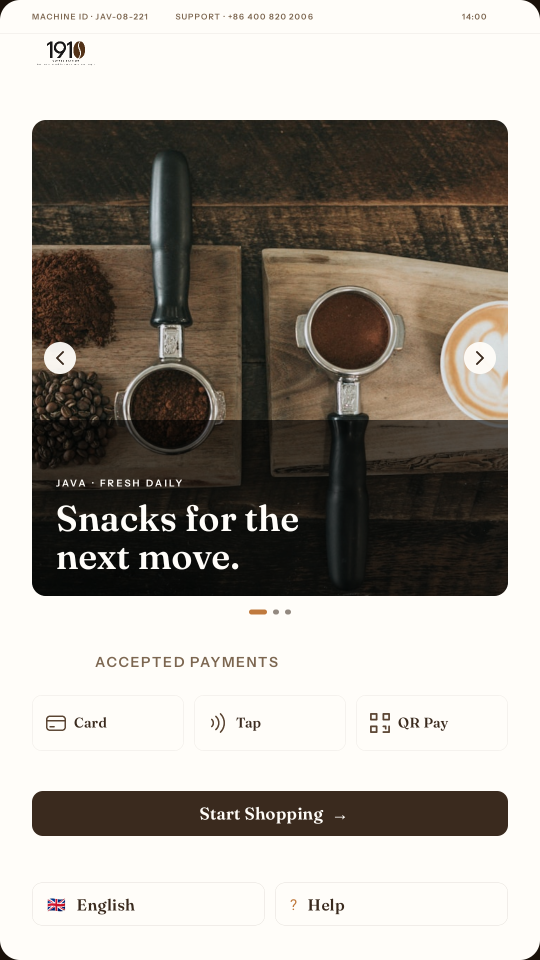
#> input picture compose/preview/01-home-emulator.png, 1080 x 1920 px, given in place of kiosk_logo.png, which was not available (shown at 1/2 size)
$ python render_preview.py
#> lines starting #> are read from the running program, lines starting #| are printed output that depends on the picture; after the words box and inside, x2 and y2 are one past the last pixel; in counts of white or black regions, pixels touching at a corner belong together
#!/usr/bin/env python3
"""Static design render of the Compose 05-custom screen (NOT an HTML simulation).

    python3 tools/render_preview.py

This draws the exact same 1080x1920 artboard spec used by CustomScreen.kt so
the layout can be eyeballed without an Android device. The real deliverable is
the Compose source; this PNG is only a geometry reference.
"""
from __future__ import annotations

from pathlib import Path
import sys

from PIL import Image, ImageDraw, ImageFont

HERE = Path(__file__).resolve().parents[1]
RES = HERE / "app/src/main/res"
D = RES / "drawable-nodpi"
F = RES / "font"
PRODUCT_ID = sys.argv[1] if len(sys.argv) > 1 else "americano"
CARAMEL = PRODUCT_ID == "caramel-macchiato"
NAME = "Caramel Macchiato" if CARAMEL else "Americano"
OUT = HERE / ("preview/05-custom-caramel-compose.png" if CARAMEL else "preview/05-custom-compose.png")
OUT.parent.mkdir(parents=True, exist_ok=True)

W, H = 1080, 1920
INK = (58, 42, 30)
CREAM = (255, 253, 249)
SAND = (251, 248, 243)
CHIP = (243, 237, 228)
CARAMEL = (192, 122, 62)
RED = (160, 0, 45)
MUTED = (124, 102, 80)
OUTER = (26, 18, 11)


def font(name: str, size: int) -> ImageFont.FreeTypeFont:
    return ImageFont.truetype(str(F / name), size)


def fra(size: int, weight: int = 400) -> ImageFont.FreeTypeFont:
    return font(f"fraunces_{weight}.ttf", size)


def sans(size: int, weight: int = 400) -> ImageFont.FreeTypeFont:
    return font(f"instrument_sans_{weight}.ttf", size)


def spaced(draw: ImageDraw.ImageDraw, xy, text: str, fnt, fill, spacing: float = 0.0,
           centre: bool = False, right: bool = False):
    """Draw text with optional letter spacing; centre/right align the whole run.

    With zero spacing we draw the whole run at once, preserving the face's
    kerning pairs. Char-by-char is only used for tracked uppercase UI labels.
    """
    x, y = xy
    if spacing == 0.0:
        total = draw.textlength(text, font=fnt)
        if centre:
            x -= total / 2
        elif right:
            x -= total
        draw.text((x, y), text, font=fnt, fill=fill, anchor="lt")
        return total
    widths = [draw.textlength(ch, font=fnt) for ch in text]
    total = sum(widths) + spacing * max(0, len(text) - 1)
    if centre:
        x -= total / 2
    elif right:
        x -= total
    for ch, cw in zip(text, widths):
        draw.text((x, y), ch, font=fnt, fill=fill, anchor="lt")
        x += cw + spacing
    return total


def rounded_image(path: Path, size: tuple[int, int], radius: int) -> Image.Image:
    im = Image.open(path).convert("RGBA")
    im = im.resize(size, Image.LANCZOS)
    mask = Image.new("L", size, 0)
    ImageDraw.Draw(mask).rounded_rectangle((0, 0, size[0] - 1, size[1] - 1), radius, fill=255)
    out = Image.new("RGBA", size, (0, 0, 0, 0))
    out.paste(im, (0, 0), mask)
    return out


def fit_image(path: Path, box: tuple[int, int]) -> Image.Image:
    """ContentScale.Fit inside a SAND-coloured box."""
    bw, bh = box
    src = Image.open(path).convert("RGBA")
    ratio = min(bw / src.width, bh / src.height)
    nw, nh = int(src.width * ratio), int(src.height * ratio)
    src = src.resize((nw, nh), Image.LANCZOS)
    layer = Image.new("RGBA", (bw, bh), SAND + (255,))
    layer.alpha_composite(src, ((bw - nw) // 2, (bh - nh) // 2))
    return layer


def crop_image(path: Path, size: tuple[int, int]) -> Image.Image:
    """ContentScale.Crop."""
    bw, bh = size
    src = Image.open(path).convert("RGBA")
    ratio = max(bw / src.width, bh / src.height)
    nw, nh = int(src.width * ratio), int(src.height * ratio)
    src = src.resize((nw, nh), Image.LANCZOS)
    return src.crop(((nw - bw) // 2, (nh - bh) // 2, (nw - bw) // 2 + bw, (nh - bh) // 2 + bh))


# --- catalogue (same order as Catalog.kt / kiosk.js) --------------------------------
CATALOG = [
    ("americano", "Americano", "CLASSICS"),
    ("caramel-macchiato", "Caramel Macchiato", "CLASSICS"),
    ("coconut-mocha", "Coconut Mocha", "CLASSICS"),
    ("espresso", "Espresso", "ESPRESSO"),
    ("luckin-americano", "Luckin Americano", "ESPRESSO"),
    ("luckin-caffe-mocha", "Luckin Caffe Mocha", "MILK"),
    ("luckin-cappuccino", "Luckin Cappuccino", "MILK"),
    ("luckin-latte", "Luckin Latte", "MILK"),
    ("shaken-iced-green-tea", "Shaken Iced Green Tea", "TEA"),
    ("tims-coconut-caramel", "Tims Coconut Caramel Macchiato", "MILK"),
    ("tims-coconut-matcha", "Tims Coconut Iced Matcha", "TEA"),
    ("tims-french-vanilla", "Tims French Vanilla", "MILK"),
    ("tims-hibiscus", "Tims Hibiscus Cold Brew", "TEA"),
    ("snowcap-mocha", "Snowcap Marshmallow Mocha", "FRAPPE"),
    ("tims-cafe-mocha", "Tims Cafe Mocha", "MILK"),
    ("tims-caramel-macchiato", "Tims Caramel Macchiato", "MILK"),
    ("java-chip-frappuccino", "Java Chip Frappuccino", "FRAPPE"),
    ("tims-iced-mango-matcha", "Tims Iced Mango Matcha", "TEA"),
    ("tims-iced-maple-cinnamon-latte", "Tims Iced Maple Cinnamon Latte", "MILK"),
    ("tims-mango-shake", "Tims Mango Shake", "FRAPPE"),
    ("very-berry-hibiscus", "Very Berry Hibiscus", "TEA"),
    ("vietnamese-spanish-latte", "Vietnamese Spanish Latte", "MILK"),
]


def res(pid: str, prefix: str) -> Path:
    return D / f"{prefix}_{pid.replace('-', '_')}.png"


def main() -> None:
    im = Image.new("RGB", (W, H), OUTER)
    d = ImageDraw.Draw(im)
    d.rounded_rectangle((0, 0, W - 1, H - 1), 40, fill=CREAM)

    # status row
    spaced(d, (64, 21), "MACHINE ID · JAV-08-221", sans(16, 600), MUTED, 1.92)
    spaced(d, (359, 21), "SUPPORT · +86 400 820 2006", sans(16, 600), MUTED, 1.92)
    spaced(d, (924, 21), "14:00", sans(16, 600), MUTED, 1.92)
    d.line((0, 66, 1080, 66), fill=(234, 229, 223), width=1)

    # header
    logo = Image.open(D / "kiosk_logo.png").convert("RGBA").resize((136, 64), Image.LANCZOS)
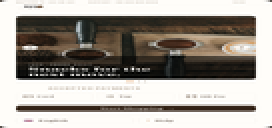
#> logo: PIL image 136x64 RGBA (shown 2 times larger); mean R, G, B, A 164, 158.5, 151.4, 255
    im.paste(logo, (64, 73), logo)
    for x, label in ((485, "English"), (755, "Help")):
        d.rounded_rectangle((x, 71, x + 250, 126), 27, fill=SAND, outline=(238, 233, 227), width=1)
        spaced(d, (x + 125, 85), label, sans(23, 600), INK, 0, centre=True)

    # banner
    banner = crop_image(D / "kiosk_banner.jpg", (1080, 360))
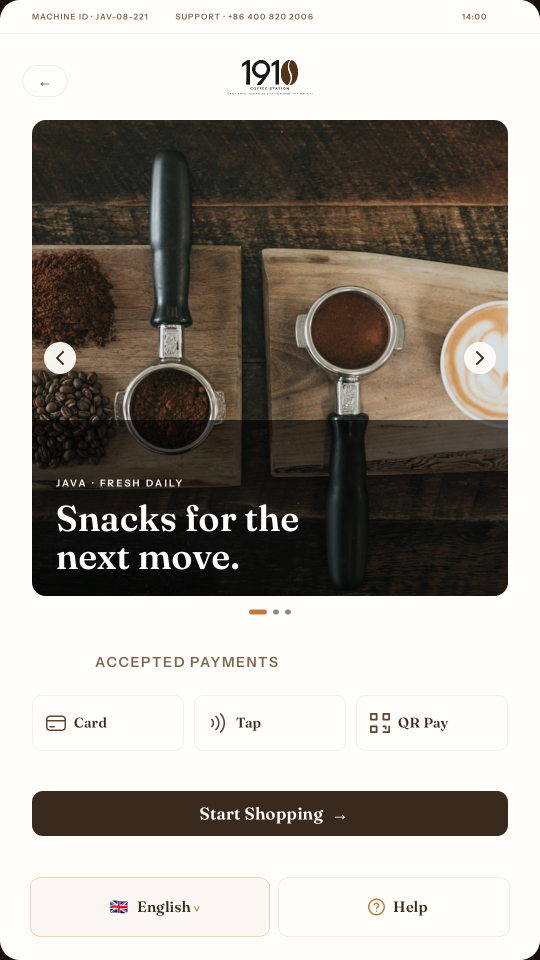
#> input picture compose/preview/02-lang-emulator.png, 1080 x 1920 px, given in place of kiosk_banner.jpg, which was not available (shown at 1/2 size)
#> in crop_image, src is the input picture: PIL image 1080x1920 RGBA; mean R, G, B, A 164.3, 158.6, 151.2, 255
#> in crop_image, `return src.crop(((nw - bw) // 2, (nh - bh) // 2, (nw - bw) // 2 + bw, ..`:
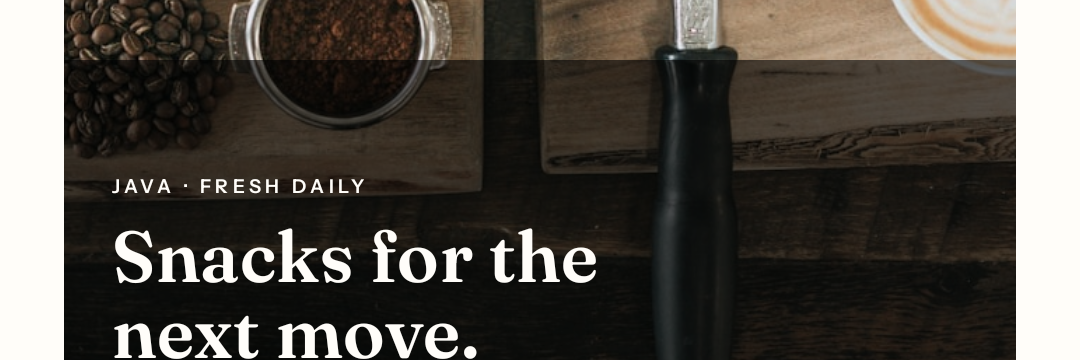
#> returned value: PIL image 1080x360 RGBA; mean R, G, B, A 76.6, 71.9, 65.3, 255
    im.paste(banner.convert("RGB"), (0, 132))
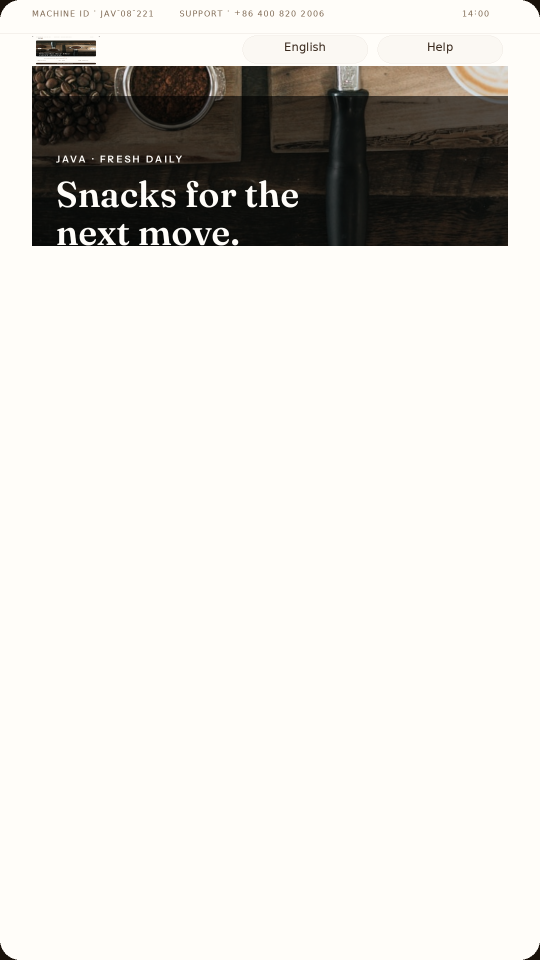
#> im: PIL image 1080x1920 RGB (shown at 1/2 size); mean R, G, B 220.8, 218.2, 213.7

    # category bar
    d.rectangle((0, 495, 1080, 572), fill=CREAM, outline=(234, 229, 223), width=1)
    cats = [("CLASSICS", 171.8), ("ESPRESSO", 178.3), ("MILK", 120), ("TEA", 120), ("FRAPPE", 143.3)]
    cx = 66.3
    for i, (label, cw) in enumerate(cats):
        col = INK if i == 0 else (186, 174, 162)
        spaced(d, (cx + cw / 2, 518), label, sans(23, 600), col, 2.76, centre=True)
        if i == 0:
            d.rounded_rectangle((cx + 16, 565, cx + cw - 16, 569), 2, fill=INK)
        cx += cw + 6
#> after the loop, cx = 829.7

    # 30-card grid
    pool = [p for p in CATALOG if p[2] == "CLASSICS"] + [p for p in CATALOG if p[2] != "CLASSICS"]
    slots = [pool[i % len(pool)] for i in range(30)]
    spaced(d, (64, 605), "ALL DRINKS", sans(23, 600), INK, 2.76)
    spaced(d, (1016, 608), "30 ITEMS", sans(18, 600), MUTED, 1.4, right=True)
    d.line((64, 643, 1016, 643), fill=(234, 229, 223), width=1)

    for i, (pid, name, _) in enumerate(slots):
        row, col = divmod(i, 3)
        x = 64 + col * (301.34 + 24)
        y = 687.6 + row * 390
        photo = rounded_image(res(pid, "card"), (301, 301), 28)
#> in rounded_image, `im = im.resize(size, Image.LANCZOS)`:
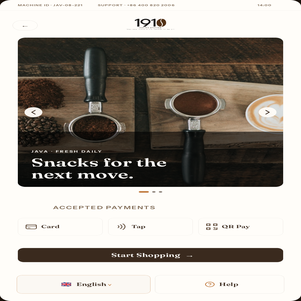
#> im: PIL image 301x301 RGBA; mean R, G, B, A 164.1, 158.4, 151.1, 255
#> in rounded_image, `mask = Image.new("L", size, 0)`: mask: PIL image 301x301 L; every value is 0
#> in rounded_image, `ImageDraw.Draw(mask).rounded_rectangle((0, 0, size[0] - 1, size[1] - 1..`:
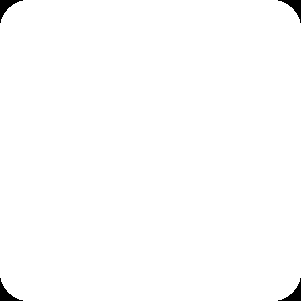
#> mask: PIL image 301x301 L; 99.2% white; 4 black regions, box (x1, y1, x2, y2) and area: (0, 0, 23, 23) 174, (278, 0, 301, 23) 174, (0, 278, 23, 301) 174, (278, 278, 301, 301) 174
#> in rounded_image, `out = Image.new("RGBA", size, (0, 0, 0, 0))`: out: PIL image 301x301 RGBA; every value is 0
        d.rounded_rectangle((int(x), int(y), int(x + 301), int(y + 346)), 28,
                             fill=CREAM, outline=(234, 229, 223), width=1)
        im.paste(photo.convert("RGB"), (int(x), int(y)))
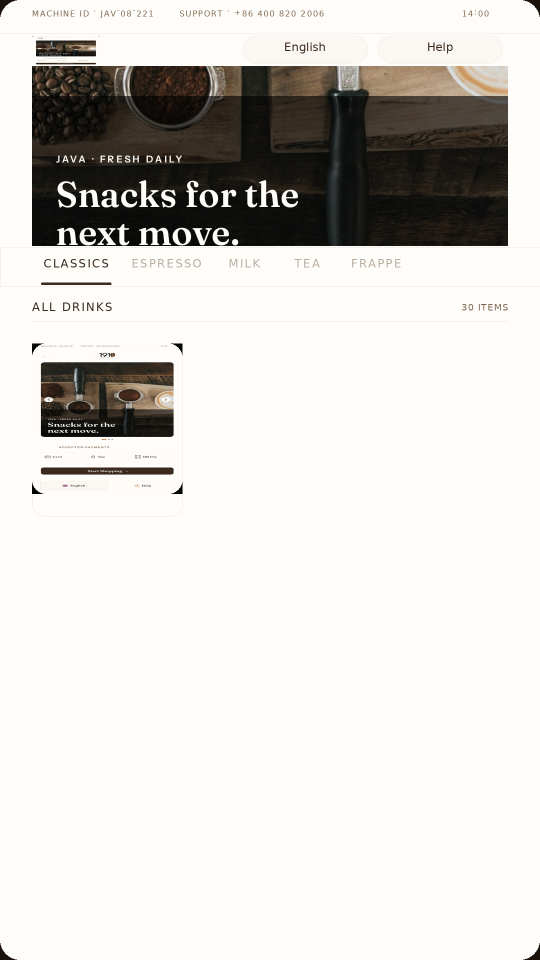
#> im: PIL image 1080x1920 RGB (shown at 1/2 size); mean R, G, B 216.4, 213.7, 209
        badge = ["Most Popular", "Top Pick", "Featured"][i % 3]
        bcol = CARAMEL if i % 3 == 1 else SAND
        tcol = CREAM if i % 3 == 1 else INK
        bw = d.textlength(badge, font=sans(15, 600)) + 28
#> bw = 124.8
        d.rounded_rectangle((int(x + 20), int(y + 20), int(x + 20 + bw), int(y + 52)), 16, fill=bcol)
        d.text((int(x + 34), int(y + 27)), badge, font=sans(15, 600), fill=tcol)
        d.rounded_rectangle((int(x), int(y + 256), int(x + 301), int(y + 346)), 18,
                             fill=(253, 251, 247))
        spaced(d, (x + 150.5, y + 268), name, fra(24), INK, centre=True)
        spaced(d, (x + 150.5, y + 300), "CHF 3.50", fra(24), RED, centre=True)

    # scrim
    scrim = Image.new("RGBA", (W, H), INK + (140,))
    im = Image.alpha_composite(im.convert("RGBA"), scrim)
    d = ImageDraw.Draw(im)

    # modal
    d.rounded_rectangle((160, 448, 920, 1472), 34, fill=CREAM)
    spaced(d, (204, 489), NAME, fra(36 if CARAMEL else 48, 600), INK)
    d.ellipse((820, 488, 876, 544), outline=(231, 224, 216), width=1)
    d.line((834, 502, 862, 530), fill=INK, width=2)
    d.line((862, 502, 834, 530), fill=INK, width=2)

    hero = fit_image(res(PRODUCT_ID, "hero"), (672, 385))
    mask = Image.new("L", (672, 385), 0)
    ImageDraw.Draw(mask).rounded_rectangle((0, 0, 671, 384), 24, fill=255)
    im.paste(hero, (204, 572), mask)
    d = ImageDraw.Draw(im)

    groups = ([
        ("Milk", ["Whole", "Oat", "Almond"]),
        ("Sweetness", ["No Sugar", "Light", "Less Sugar", "Regular"]),
        ("Temperature", ["Iced", "No ice", "Hot"]),
    ] if CARAMEL else [
        ("Strength", ["Mild", "Medium", "Bold"]),
        ("Sweetness", ["Less sugar", "Regular sugar", "Extra sugar"]),
        ("Temperature", ["Iced", "No ice", "Hot"]),
    ])
    for gi, (title, opts) in enumerate(groups):
        row_y = 969 + gi * 88
        spaced(d, (204, row_y), title, fra(20), INK)
        n = len(opts)
        gap = 12
        cw = (672 - gap * (n - 1)) / n
        for oi, label in enumerate(opts):
            cx = 204 + oi * (cw + gap)
            sel = oi == 1
            d.rounded_rectangle((int(cx), row_y + 30, int(cx + cw), row_y + 82), 14,
                                fill=CARAMEL if sel else CHIP)
            size = 24 if (cw >= 200 or len(label) <= 9) else 20
            if len(label) > 12:
                size = 18
            fnt = fra(size, 600 if sel else 400)
            tw = d.textlength(label, font=fnt)
            d.text((cx + (cw - tw) / 2, row_y + 30 + (52 - size * 1.15) / 2), label,
                   font=fnt, fill=CREAM if sel else INK)

    # price bar (glass card + soft shadow)
    d.rounded_rectangle((204, 1249, 876, 1301), 18, fill=(226, 219, 210))
    d.rounded_rectangle((204, 1245, 876, 1297), 18, fill=(253, 251, 247),
                        outline=(238, 233, 227), width=1)
    spaced(d, (222, 1257), "Price", fra(20, 500), INK)
    val = "CHF 3.50"
    vw = d.textlength(val, font=fra(24))
    d.text((858 - vw, 1256), val, font=fra(24), fill=RED)

    # CTAs
    for x, label, bg in ((204, "Add to Cart", CARAMEL), (550, "Confirm", INK)):
        d.rounded_rectangle((x, 1337, x + 326, 1409), 36, fill=bg)
        fnt = sans(32, 600)
        tw = d.textlength(label, font=fnt)
        d.text((x + (326 - tw) / 2, 1356), label, font=fnt, fill=CREAM)

    im.convert("RGB").save(OUT)
    print("wrote", OUT)


if __name__ == "__main__":
#> (the run stopped early here; a loop or call above may not have finished)
